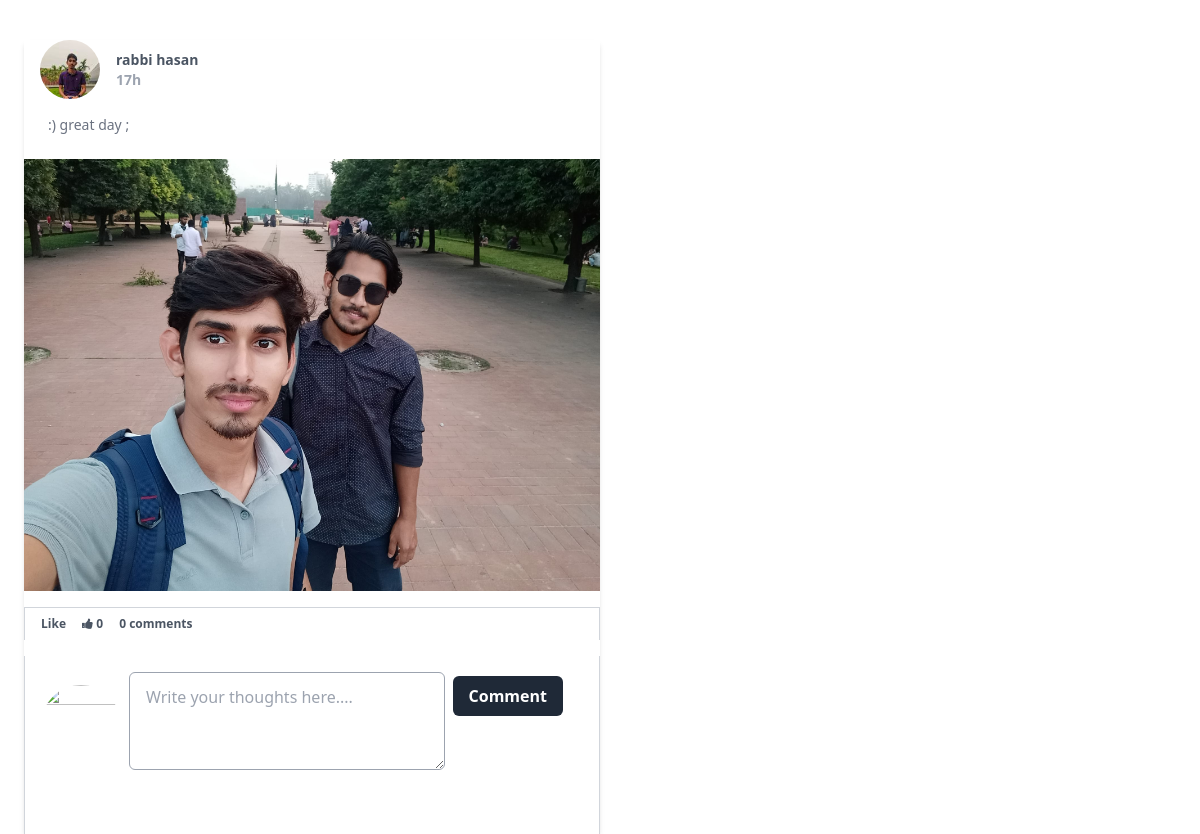
Before: /status.php?id=26 with the older database file.
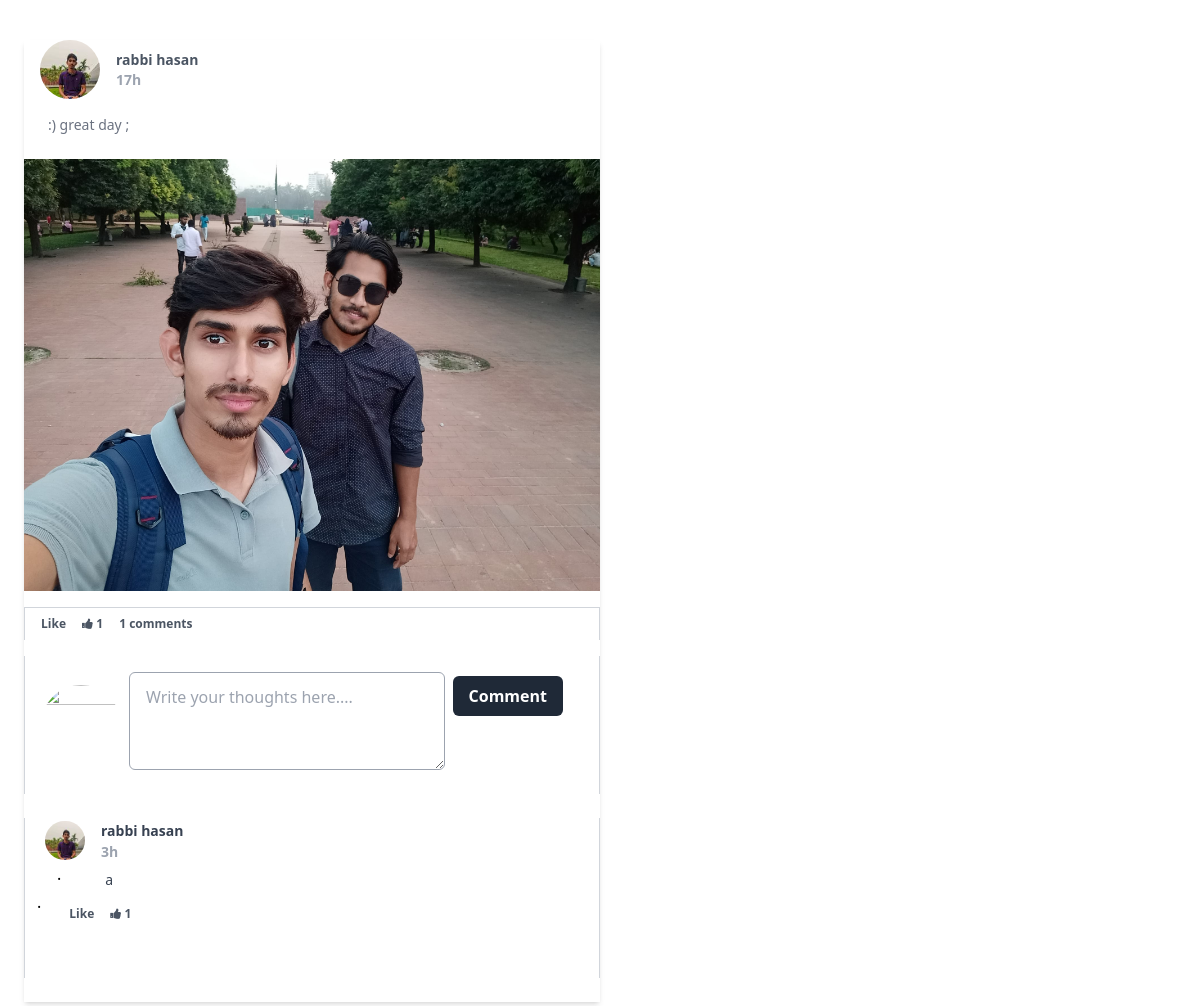
After: the same page with the newer database file.
### tables this page shows
CREATE TABLE `status_comments` (
  `status_id` int(11) NOT NULL,
  `comment_id` int(11) NOT NULL,
  `comment_owner` varchar(11) NOT NULL,
  `comment_desc` varchar(11) NOT NULL,
  `comment_date` timestamp NOT NULL DEFAULT current_timestamp()
);

CREATE TABLE `user_info` (
  `username` varchar(15) NOT NULL,
  `first_name` varchar(150) NOT NULL,
  `last_name` varchar(150) NOT NULL,
  `gender` varchar(15) NOT NULL,
  `email` varchar(200) NOT NULL,
  `phone_no` int(15) NOT NULL,
  `date_of_birth` date NOT NULL,
  `address` varchar(200) NOT NULL,
  `password` varchar(200) NOT NULL,
  `profile_pic` varchar(255) NOT NULL
);

### time.php (called while the page is built, shortened)
<?php
function  time_con($time) {
  $dbDate = new DateTime($time);
  $currDate = new DateTime();
  $interval = $currDate->diff($dbDate);
  $days_i = $interval->d;
  $hour_i  = $interval->h;
  $formated_time = "";
  if($days_i == 0){
     if($hour_i === 0){
      $formated_time  = $interval->m."m ";
    }
    else{
      $formated_time  = $interval->h."h ";
   }
    }
else{
   $formated_time  = $interval->d."d ".$interval->h."h";
   }
   return $formated_time;
}
;?>

### status.php (the view, shortened to what the changed rows need)
<?php require_once "header.php"; ?>
<?php require_once "db.php"; ?>
<?php require_once "time.php"; ?>
<div class="mx-6">      <?php
    if (isset($_GET["id"])) {
        $status_id=$_GET["id"];
        $username = $_SESSION["username"];
        $sql = "SELECT first_name,last_name,username, profile_pic, status_id,status_owner,status_content,status_image,status_date, (SELECT COUNT(*) from `status_likes` WHERE status_id = $status_id)'total_likes',(SELECT COUNT(*) from `status_comments` WHERE status_id = $status_id)'total_comments' FROM `status`  LEFT JOIN `user_info`  ON   status.status_owner=user_info.username  WHERE status_id = $status_id  ";
        $result = mysqli_query($conn, $sql);
        $owner_profile_pic = "SELECT profile_pic from user_info where username='$username'";
        $profile_pic_res =mysqli_query($conn, $owner_profile_pic);
        $result_profile_pic=mysqli_fetch_array($profile_pic_res);
        $row = mysqli_fetch_array($result) ;
        $status_date = time_con($row["status_date"]);
            echo
            '<div class= "mt-10    	max-w-xl	shadow-md	">
            <div class="mx-4 mb-2 mt-6   block  text-sm text-gray-600 font-semibold   flex   justify-between ">
            <div class="flex items-center ">
            <img class="rounded-full" src="'.$row["profile_pic"].'" height=60 width=60/> <div  class="flex-col"><a class="mx-4 text-md  "  href="/profile.php?username='.$row["status_owner"].'">'.$row["first_name"].' '.$row["last_name"].' </a> <div class="mx-4 text-sm text-gray-400 ">'.$status_date.'</div></div></div>
             </div>
            <p class=" mx-6 mt-4 text-sm text-gray-500">
            '.$row["status_content"].' ;
            </p>
            <br/>';
            if ($row["status_image"]!='') { echo '<img src="'.$row["status_image"].'"  width=600 height=400 />' ; }
            echo'
            <div class="flex mx-auto mt-4 mb-4 px-4 border-l border-r border-t p-2 border-gray-300 "><a class="pr-4 text-xs text-gray-600 font-semibold" href="like.php?id='.$row["status_id"].'"> Like </a><a href="#" class="pr-4 text-xs text-gray-600 font-semibold"><i class="fa fa-thumbs-up" aria-hidden="true"></i>            '.$row["total_likes"].' </a><a href="/status.php?id='.$row["status_id"].'" class=" pr-4  text-xs text-gray-600 font-semibold ">'.$row["total_comments"].' comments </a></div>
            <div class=" p-4 flex border-x border-gray-300 ">
            <div class="content-center	">
            <img class="rounded-full" src="'.$result_profile_pic["profile_pic"].'" height=80 width=80/>
             </div>
            <form class="mx-2 w-full" action="status.php?id='.$status_id.'" method="POST"  enctype="multipart/form-data">
            <div class="flex   ">
            <div class="w-full"><textarea name="comment_desc" type = "text" rows="3" class="block  w-full border border-b px-4 py-3 rounded-md mb-2  border-gray-400 " placeholder="Write your thoughts here.... "/></textarea></div>
<div class="mx-1"><button type="submit" class="mx-2 mt-1 ml-1 block px-4 py-2 rounded-md bg-gray-800 text-white text-md font-semibold">Comment</button></div>
</div>
</form >
</div>
<div class="border-x border-gray-300 pb-10">
         ';
           $comments_sql = "SELECT first_name,last_name,username, profile_pic, comment_id,comment_owner,comment_desc,comment_date,(SELECT count(*) from `comment_likes` where comment_id  = S.comment_id )total_likes  FROM `status_comments` as S LEFT JOIN `user_info`  ON   S.comment_owner=user_info.username  WHERE status_id = $status_id  " ;
           $comment_res = mysqli_query($conn,$comments_sql) ;
           while($cmt = mysqli_fetch_array($comment_res) ){
            $comment_date = time_con($cmt["comment_date"]);
             echo'
             <div class="mx-5 mt-6 "> <div class="flex items-center">
             <img class="rounded-full" src="'.$cmt["profile_pic"].'" height=40 width=40/> <div  class="flex-col"><a class="mx-4 text-sm font-semibold text-gray-700 "  href="/profile.php?username='.$cmt["comment_owner"].'">'.$cmt["first_name"].' '.$cmt["last_name"].' </a> <div class="mx-4 text-sm text-gray-400 font-semibold ">'.$comment_date.'</div></div></div>
              <div class="flex"><div class="px-3 ">.</div>
              <p class="mx-8 mt-2 text-sm  text-gray-700 "> '.$cmt["comment_desc"].'</p></div> </div>
              <div class="flex"><div class="px-3 ">.</div>
              <div class="flex  mt-4 mb-4 px-4">
<a class="pr-4 text-xs text-gray-600 font-semibold" href="comment_like.php?id='.$cmt["comment_id"].'&status_id='.$status_id.'"> Like </a><a href="/liked.php?id='.$cmt["comment_id"].'&comment" class="pr-4 text-xs text-gray-600 font-semibold"><i class="fa fa-thumbs-up" aria-hidden="true"></i>            '.$cmt["total_likes"].'</div>
</div></div>
             ';
           }
echo  '</div></div>';
}
?>
</div>
<?php require_once "footer.php"; ?>

Changed rows visible on the page:
added status_comments: comment_owner.profile_pic (picture), comment_owner.first_name "rabbi", comment_owner.last_name "hasan", comment_date "3h", comment_desc "a", total_likes "1"
Other visible differences:
$row["total_likes"]: "0" → "1"
$row["total_comments"]: "0" → "1"
